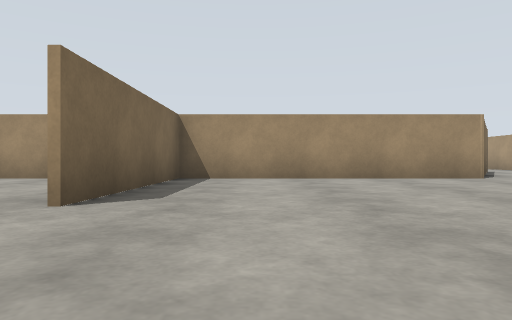
[1] (above)

24 first-person views from a walk through a Gazebo world. The camera is 0.72 m above the floor, looks level and sees 70° across. The floor is counted in squares, 2 m on a side. Each view is taken from the middle of a square. On the plan, view 1 faces up. The plan holds only what a view shows up to about 9 squares ahead; the rest is blank.

[2]
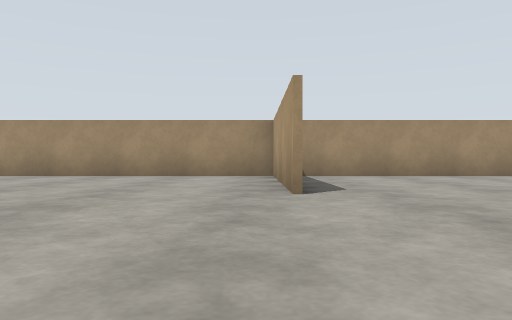

[3]
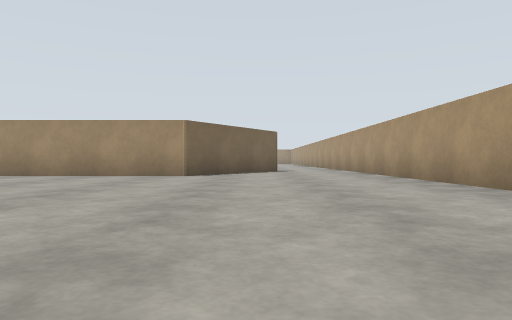

[4]
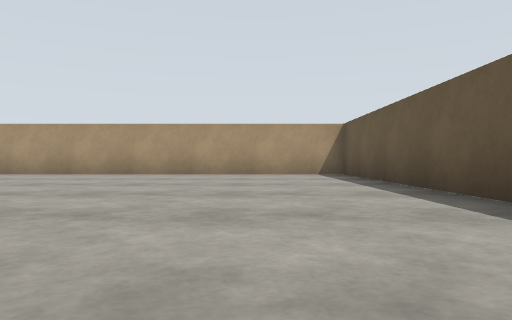

[5]
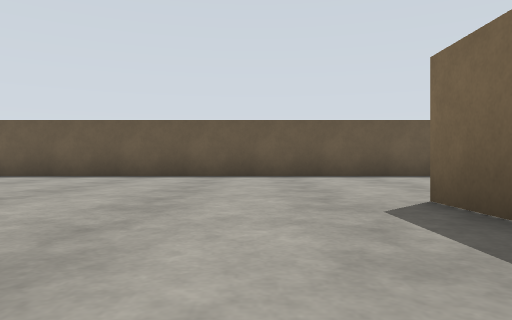

[6]
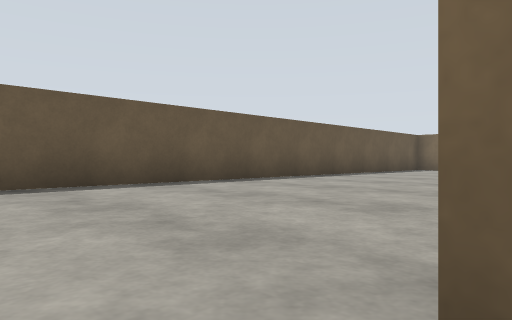

[7]
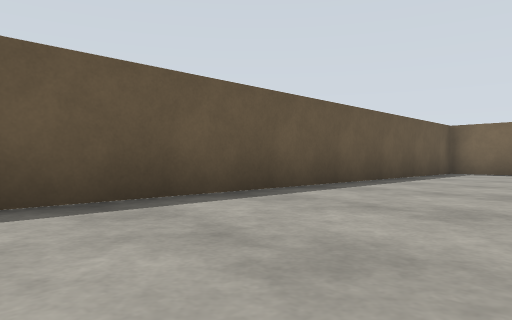

[8]
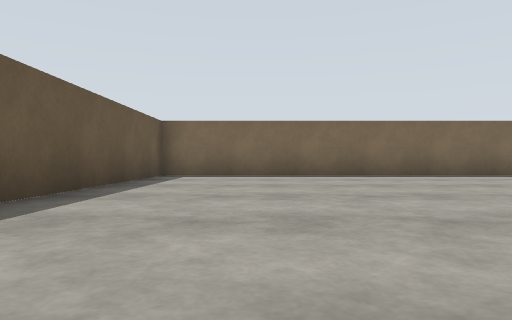

[9]
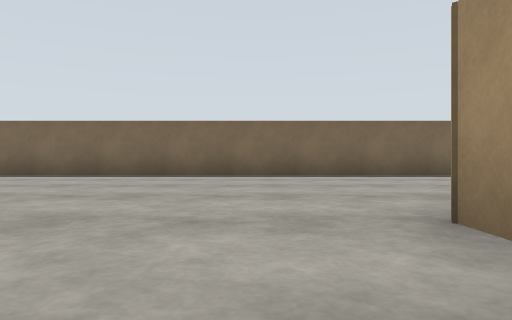

[10]
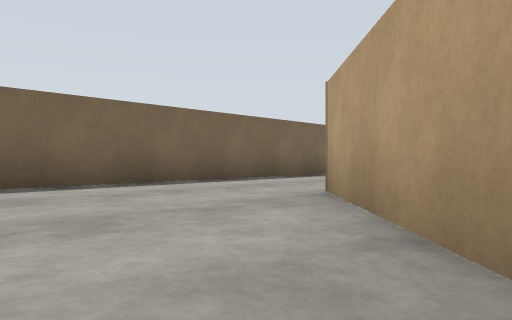

[11]
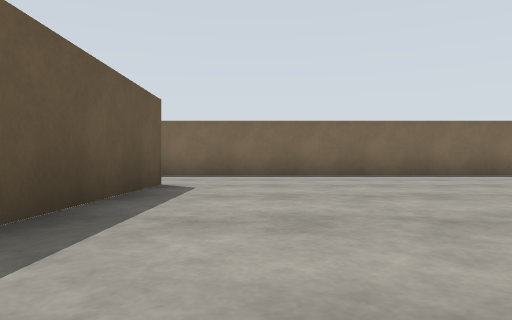

[12]
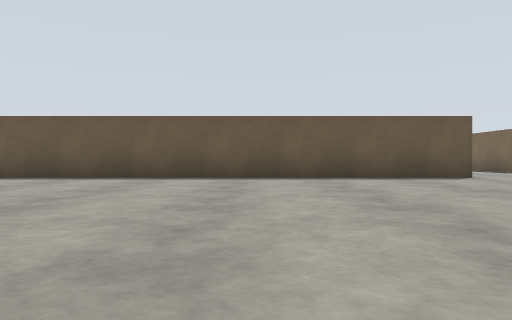

[13]
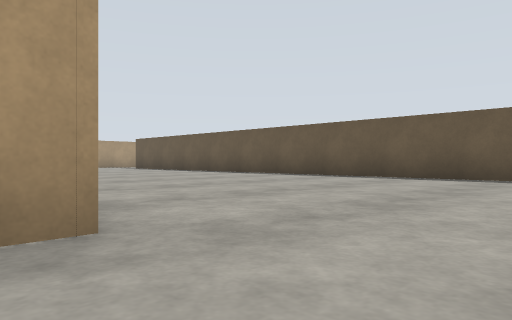

[14]
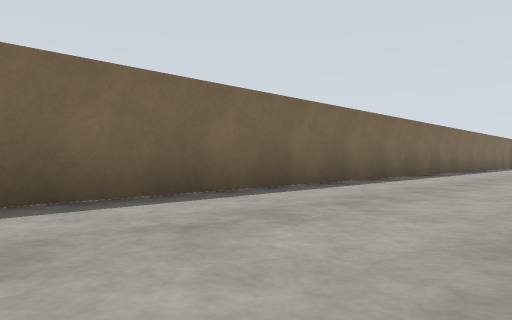

[15]
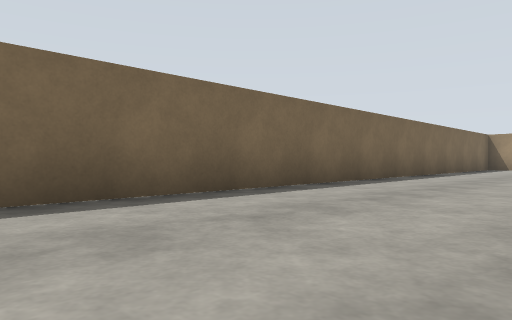

[16]
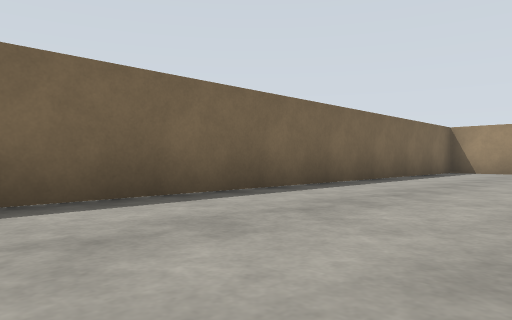

[17]
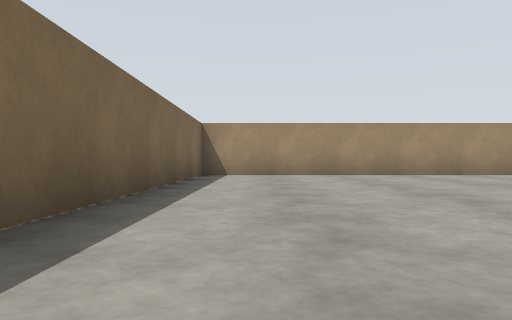

[18]
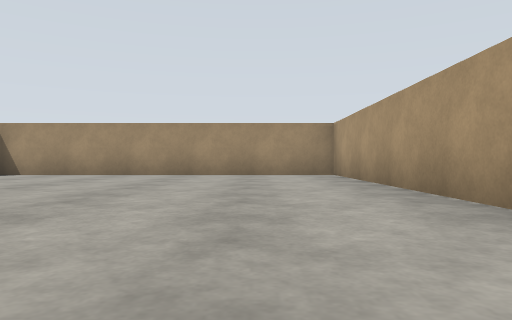

[19]
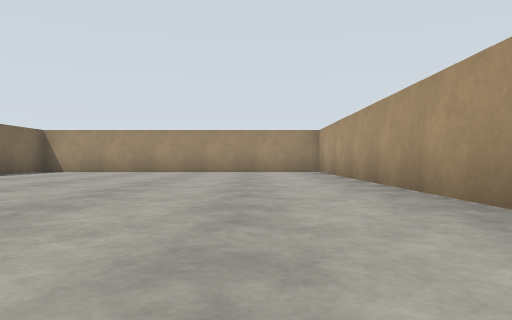

[20]
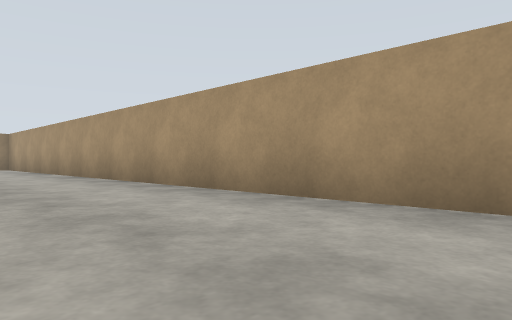

[21]
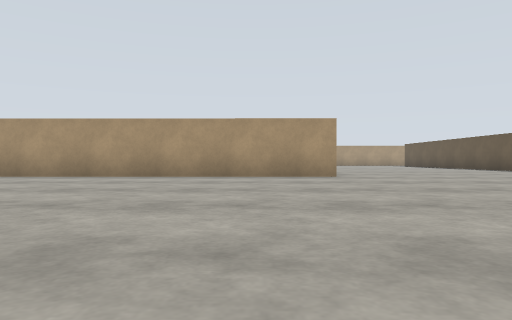

[22]
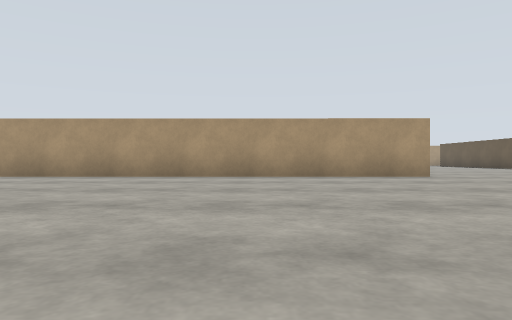

[23]
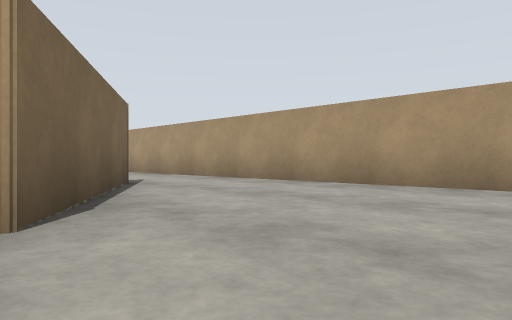

[24]
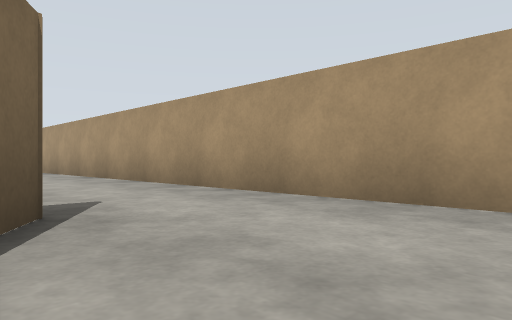

### Floor plan
Points are (right, up) in squares from view 1. A wall is a line through its corners. A room is listed if a view was taken in it or the views show most of it. See-through windows are left out.
Room 1 (views 1, 2, 3, 4, 5, 6, 7, 8, 9, 10, 23, 24)
walls: (-1.6, 2.9) (-1.6, 6.9); (-1.5, 7.1) (-1.5, 2.8); (-9.2, 8.3) (-11.4, 10.6); (6.2, 9.8) (4.4, 7.1) (-8.1, 7.1); (-14.3, 9.6) (-14.3, -2.1) (9, -2.1) (9, 8.6)
ways out: opening at (-13, 10) to room 2; opening at (7.5, 9.5) to room 2
Room 2 (views 11, 12, 13, 14, 15, 16, 17, 18, 19, 20, 21, 22)
walls: (-6.2, 17.2) (-6.1, 33.8) (-14.3, 33.8) (-14.3, 9.6); (-11.4, 10.6) (-1.7, 10.6); (6.7, 10.6) (6.2, 9.8); (9, 8.6) (9, 17.8)
ways out: opening at (-13, 10) to room 1; opening at (7.5, 9.5) to room 1

Positions as (right, up) in squares from view 1, and headings:
1: (0, 0), facing up
2: (-2, -1), facing up
3: (6, -1), facing up
4: (0, 0), facing right
5: (0, 6), facing down
6: (-1, 3), facing down-left
7: (-4, 1), facing down-left
8: (-6, 0), facing left
9: (-6, 6), facing left
10: (-9, 7), facing up-left
11: (-6, 12), facing left
12: (-7, 18), facing down
13: (-8, 18), facing down-right
14: (-11, 15), facing up-left
15: (-11, 19), facing up-left
16: (-11, 23), facing up-left
17: (-13, 25), facing up
18: (-8, 25), facing up
19: (-8, 23), facing up
20: (-9, 19), facing up-right
21: (-14, 19), facing right
22: (-14, 21), facing right
23: (4, 5), facing up-right
24: (6, 8), facing up-right
